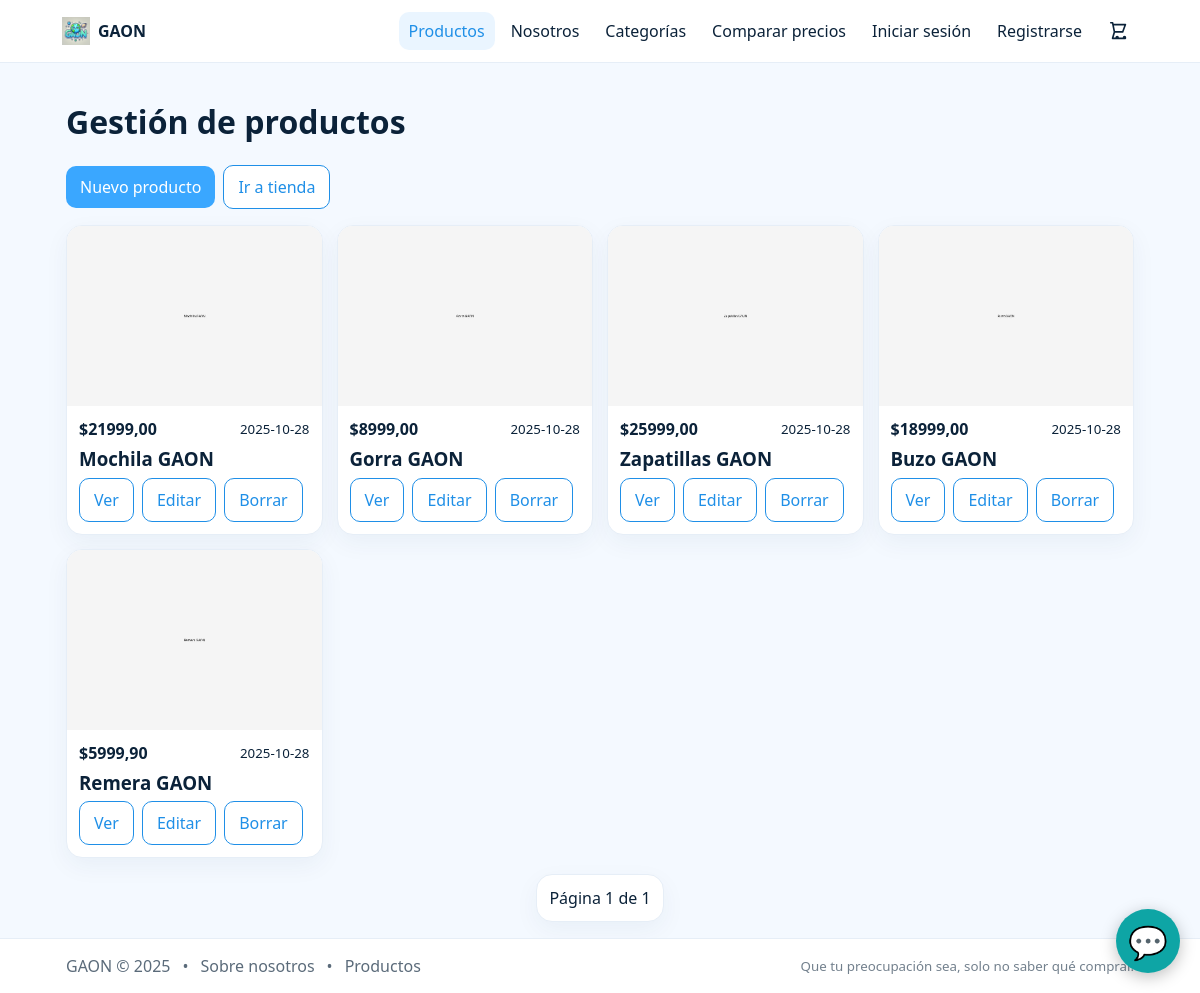
/products/manage/mine/ (signed in), run on an earlier commit of the app's database.
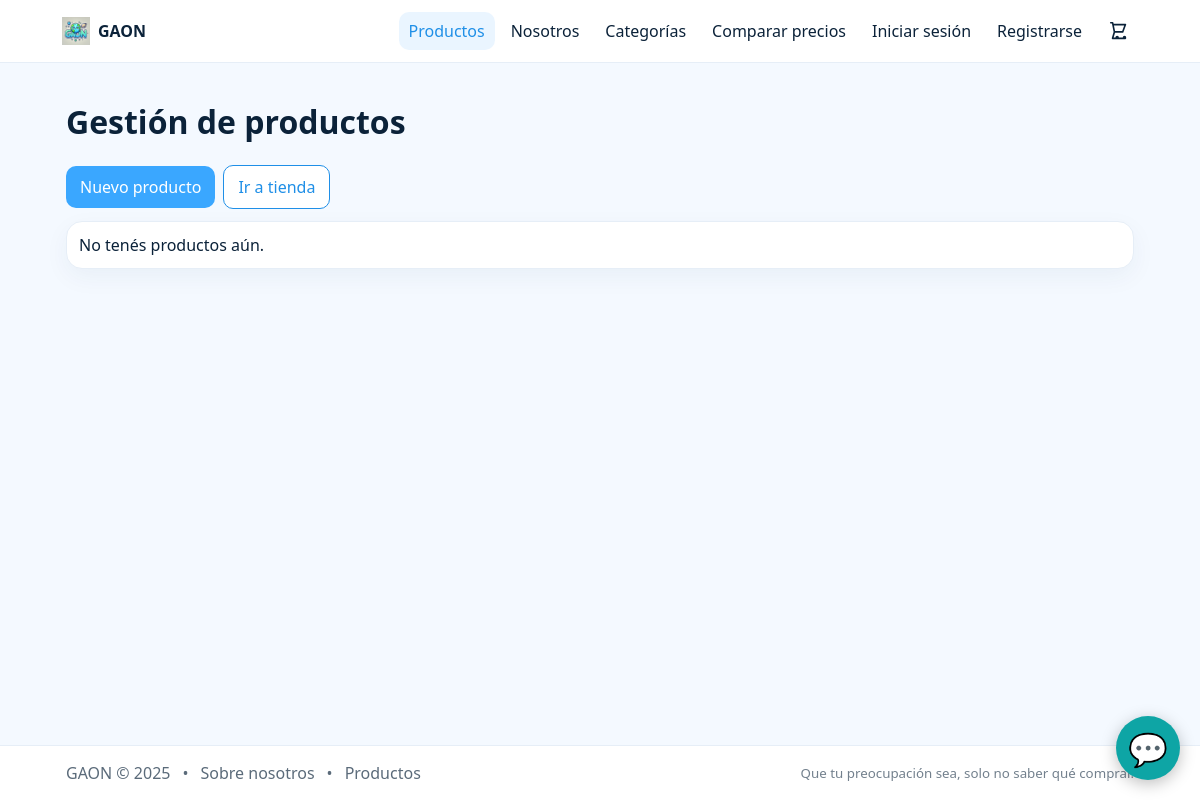
And on a later commit of the database.
### products/models.py (models this page shows, shortened)
class Product(models.Model):
    user = models.ForeignKey(
        settings.AUTH_USER_MODEL,
        on_delete=models.CASCADE,
        null=True,
        blank=True,
        related_name="products",
    )
    category = models.ForeignKey(Category, on_delete=models.SET_NULL, null=True, blank=True)
    nombre = models.CharField(max_length=100)
    precio = models.DecimalField(max_digits=10, decimal_places=2)
    descripcion = models.TextField(blank=True)
    stock = models.IntegerField(default=0)
    imagen = models.ImageField(upload_to=product_upload_to, blank=True, null=True)
    image_url = models.URLField(blank=True)  # ⬅️ clave para usar imágenes reales de FakeStore
    activo = models.BooleanField(default=True)
    creado_en = models.DateTimeField(auto_now_add=True)
    class Meta:
        ordering = ["-creado_en"]

### products/web_views.py (the view)
# urls.py: path("manage/mine/", web_views.product_manage_mine, name="products-mine"),
@login_required
def product_manage_mine(request):
    qs = Product.objects.filter(user=request.user).order_by("-creado_en")
    paginator = Paginator(qs, 20)
    page_obj = paginator.get_page(request.GET.get("page"))
    return render(request, "products/manage_list.html", {"page_obj": page_obj, "mode": "mine"})

### templates/products/manage_list.html (shortened to what this page needs)
{% extends "base.html" %}
{% block content %}
<h1>Gestión de productos</h1>
<div class="row" style="gap:8px;margin-bottom:12px">
  <a class="btn" href="/products/manage/new/">Nuevo producto</a>
  <a class="btn outline" href="/products/">Ir a tienda</a>
</div>
{% if page_obj.object_list %}
  <div class="grid">
    {% for p in page_obj.object_list %}
      <div class="card">
        <div class="imgbox">
          {% if p.imagen %}
            <img src="{{ p.imagen.url }}" alt="{{ p.nombre }}">
          {% else %}
            <div class="ph">Sin imagen</div>
          {% endif %}
        </div>
        <div class="pad">
          <div class="row" style="justify-content:space-between">
            <div class="price">${{ p.precio }}</div>
            <small>{{ p.creado_en|date:"Y-m-d" }}</small>
          </div>
          <h3 style="margin:.4rem 0">{{ p.nombre }}</h3>
          <div class="row" style="gap:8px;flex-wrap:wrap">
            <a class="btn outline" href="/products/{{ p.id }}/">Ver</a>
            <a class="btn outline" href="/products/manage/{{ p.id }}/edit/">Editar</a>
            <a class="btn outline" href="/products/manage/{{ p.id }}/delete/">Borrar</a>
          </div>
        </div>
      </div>
    {% endfor %}
  </div>
  <div class="row" style="justify-content:center;gap:8px;margin-top:12px">
    <span class="card pad">Página {{ page_obj.number }} de {{ page_obj.paginator.num_pages }}</span>
  </div>
{% else %}
  <div class="card pad">No tenés productos aún.</div>
{% endif %}
{% endblock %}

What changed in the data, as far as the page shows it:
removed Product: imagen (picture), precio "21999,00", creado_en "2025-10-28", nombre "Mochila GAON"
removed Product: imagen (picture), precio "8999,00", creado_en "2025-10-28", nombre "Gorra GAON"
removed Product: imagen (picture), precio "25999,00", creado_en "2025-10-28", nombre "Zapatillas GAON"
removed Product: imagen (picture), precio "18999,00", creado_en "2025-10-28", nombre "Buzo GAON"
removed Product: imagen (picture), precio "5999,90", creado_en "2025-10-28", nombre "Remera GAON"
Also different on the page:
{{ page_obj.number }}: "1" → (not shown)
{{ page_obj.paginator.num_pages }}: "1" → (not shown)
text no longer shown: "Página de"
text now shown: "No tenés productos aún."
